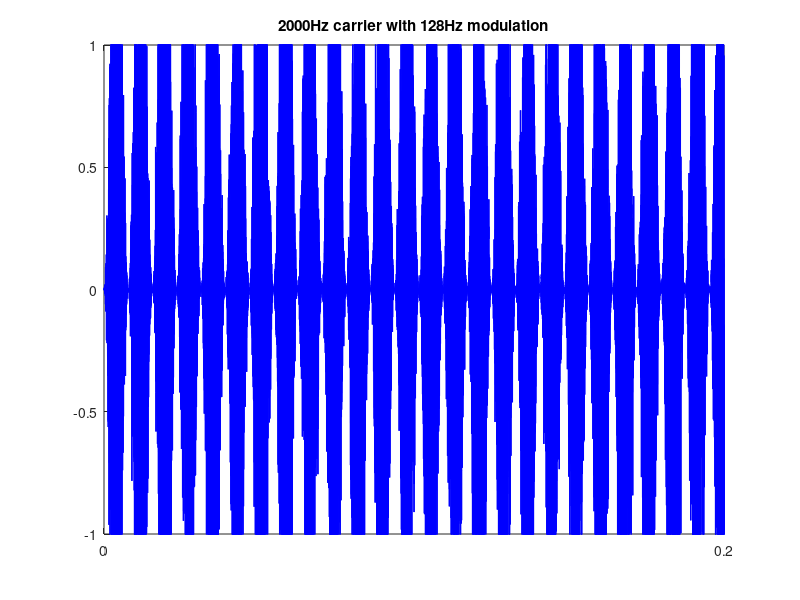

Write MATLAB code to recreate this figure. (Note: this script raises an error after producing the figure.)
%% Preset fs and other parameters
% clear all,close all;
fs = 97600;
ts = 1/fs;
leng = 0.2;
t = 0:ts:leng-ts;
f1 = 2000;
f2 = 128;

%% Run waveform
% wave_car = sin(2*pi*f1*t);
wave_car = randn(1,length(t))
wave_mod = abs(cos(2*pi*f2*t)-1)/2;
waveform = [];
for i=1:length(t)
    waveform(i) = wave_car(i)*wave_mod(i);
end

%% Plot Figure
% figure,plot(linspace(-1/(2*ts),1/(2*ts),Nfft),abs(fftshift(fft(waveform,Nfft)))
plot(t,waveform,'LineWidth',1,'Color','b')

set(gcf,'Position',[300 300 600 200])
set(gca,'XLim',[0 leng])
set(gca,'XTick',0:leng:leng)
set(gca,'XTickLabel',{'0',num2str(leng)})
set(gca,'YLim',[-1 1])
ax = gca;
title([num2str(f1),'Hz carrier with ',num2str(f2),'Hz modulation']);
ax.XLabel.String = 'Time (s)';
ax.YLabel.String = 'Relative amplitude';

%%  Plot FFT
Y = fft(waveform);
P2 = abs(Y/length(t));
P1 = P2(1:length(t)/2+1);
P1(2:end-1) = 2*P1(2:end-1);

ft = fs*(0:(length(t)/2))/length(t);
figure
plot(ft,P1) 
title('Single-Sided Amplitude Spectrum of X(t)')
xlabel('f (Hz)')
ylabel('|P1(f)|')
set(gca,'XLim',[0 20000])